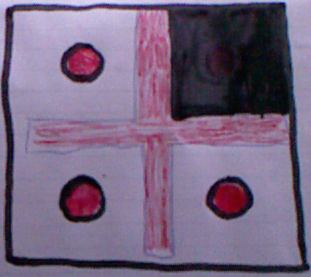
#> input picture src/tb_base/scripts/kreuz.png, 311 x 277 px, given in place of the camera
$ python circle.py   (Python 2 division)
#> lines starting #> are read from the running program, lines starting #| are printed output that depends on the picture; after the words box and inside, x2 and y2 are one past the last pixel; in counts of white or black regions, pixels touching at a corner belong together
import cv2
import numpy as np

#cap = cv2.VideoCapture(0)
c = cv2.VideoCapture(0)
detected = False

class test:

	def run(self):
		lower_color = np.array([50,0,0],dtype=np.uint8)
		upper_color = np.array([70,255,255], dtype=np.uint8)
		while(True):
			_,img = c.read()
#> img is the input picture: shape (277, 311, 3); mean B, G, R 127.7, 100.8, 117.6
			#hsv = cv2.cvtColor(img, cv2.COLOR_RGB2HSV)
			imgB = cv2.medianBlur(img,17)
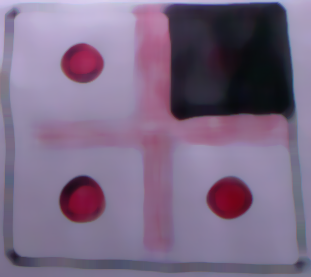
#> imgB: shape (277, 311, 3); mean B, G, R 133.9, 106.6, 124.2
			mask = cv2.inRange(imgB,lower_color,upper_color)
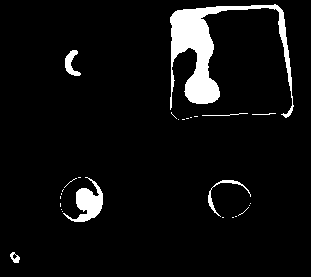
#> mask: shape (277, 311); 5.8% white; 27 white regions (20 under 20 px), largest, box (x1, y1, x2, y2) and area: (170, 4, 294, 118) 3694, (63, 177, 103, 222) 751, (65, 50, 81, 76) 204
			imgM = cv2.bitwise_and(imgB,imgB, mask = mask)
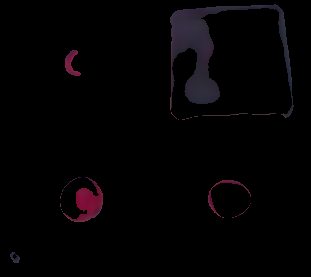
#> imgM: shape (277, 311, 3); mean B, G, R 3.4, 2.2, 3.7
			grayM = cv2.cvtColor(img,cv2.COLOR_RGB2GRAY)
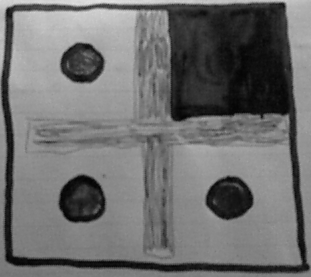
#> grayM: shape (277, 311); min 3, max 227, mean 110.8
			circles = cv2.HoughCircles(grayM,cv2.HOUGH_GRADIENT,1,100,param1=50,param2=50,minRadius=140,maxRadius=180)
#> circles = None
			if (circles is not None):
				print len(circles)
				circles = np.uint16(np.around(circles))
				for i in circles[0,:]:
					cv2.circle(img,(i[0],i[1]),i[2],(0,255,0),2)
			#cv2.imshow('Masked',imgM)
			#cv2.imshow('HSV',hsv)
			cv2.imshow('Circles',img)
			cv2.imshow('GRAYM',grayM)
			cv2.waitKey(5)
		cv2.destroyAllWindows()

b = test()
b.run()

$ run again, on src/tb_base/scripts/rot2.png
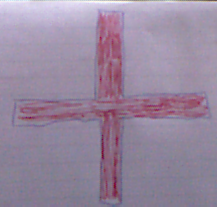
#> input picture src/tb_base/scripts/rot2.png, 217 x 207 px, given in place of the camera
#> in run, img is the input picture: shape (207, 217, 3); mean B, G, R 158.9, 136.1, 151.8
#> in run, `imgB = cv2.medianBlur(img,17)`:
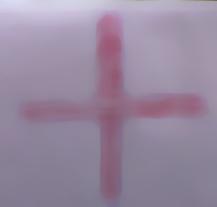
#> imgB: shape (207, 217, 3); mean B, G, R 159.5, 136.9, 151.8
#> mask: shape (207, 217); every value is 0
#> imgM: shape (207, 217, 3); every value is 0
#> in run, `grayM = cv2.cvtColor(img,cv2.COLOR_RGB2GRAY)`:
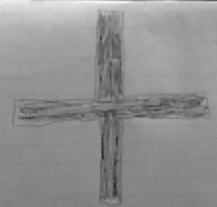
#> grayM: shape (207, 217); min 29, max 252, mean 144.7
#> circles = None

$ run again, on src/tb_base/scripts/rot3_.png
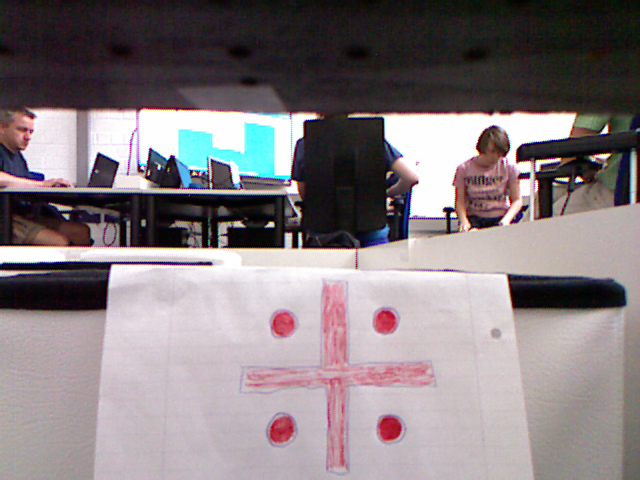
#> input picture src/tb_base/scripts/rot3_.png, 640 x 480 px, given in place of the camera
#> in run, img is the input picture: shape (480, 640, 3); mean B, G, R 128.3, 125.4, 134.5
#> in run, `mask = cv2.inRange(imgB,lower_color,upper_color)`:
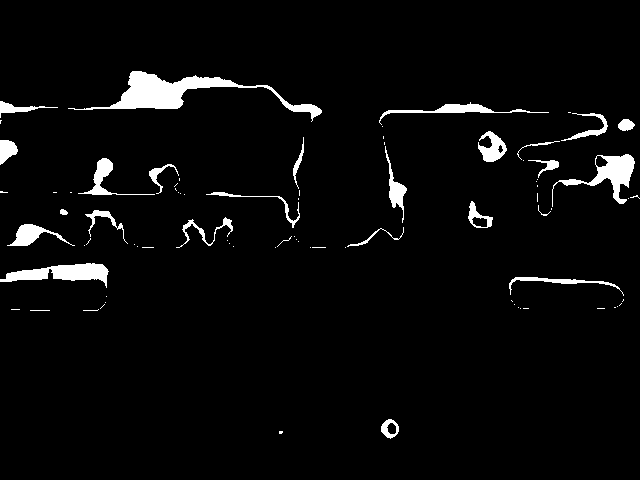
#> mask: shape (480, 640); 3.8% white; 82 white regions (56 under 20 px), largest, box (x1, y1, x2, y2) and area: (68, 71, 322, 122) 2942, (0, 263, 109, 288) 1313, (552, 154, 635, 207) 1234
#> in run, `grayM = cv2.cvtColor(img,cv2.COLOR_RGB2GRAY)`:
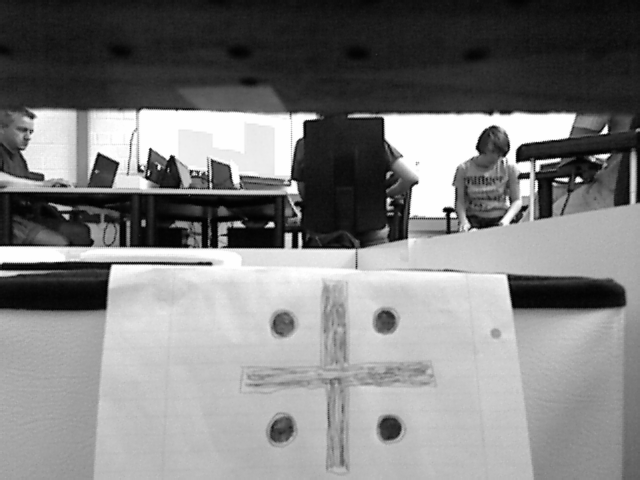
#> grayM: shape (480, 640); min 1, max 254, mean 127.3
#> circles = None
